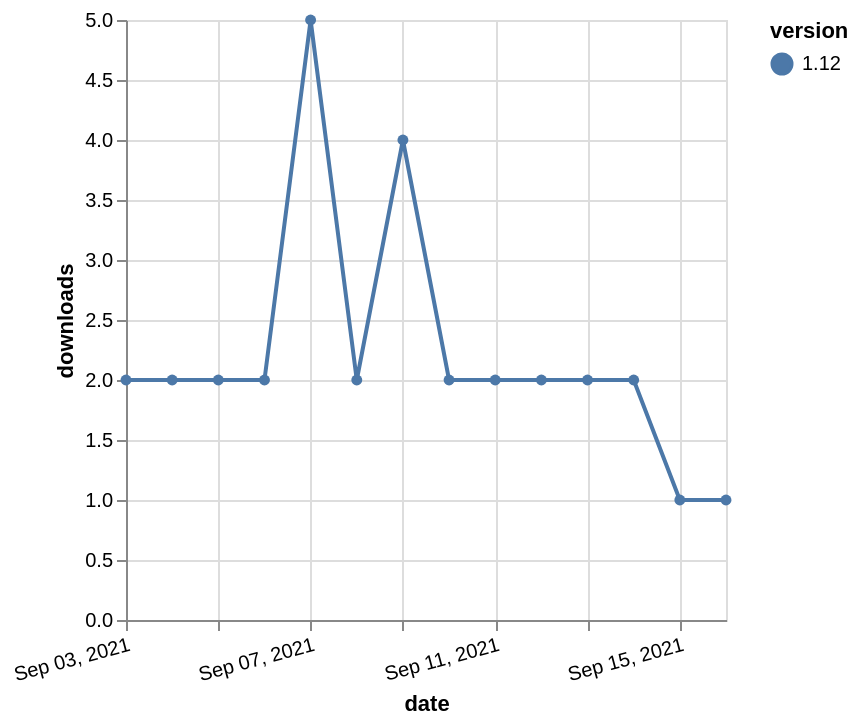

Source (Vega-Lite JSON):
### Vega-Lite specification from a JSON file in a GitHub repository (floating-point values rounded to 4 significant figures)
{"$schema": "https://vega.github.io/schema/vega-lite/v5.json", "description": "A simple bar chart with embedded data.", "data": {"values": [{"date": "2021-09-03", "total": 2284, "delta": 2, "version": "1.12"}, {"date": "2021-09-04", "total": 2286, "delta": 2, "version": "1.12"}, {"date": "2021-09-05", "total": 2288, "delta": 2, "version": "1.12"}, {"date": "2021-09-06", "total": 2290, "delta": 2, "version": "1.12"}, {"date": "2021-09-07", "total": 2295, "delta": 5, "version": "1.12"}, {"date": "2021-09-08", "total": 2297, "delta": 2, "version": "1.12"}, {"date": "2021-09-09", "total": 2301, "delta": 4, "version": "1.12"}, {"date": "2021-09-10", "total": 2303, "delta": 2, "version": "1.12"}, {"date": "2021-09-11", "total": 2305, "delta": 2, "version": "1.12"}, {"date": "2021-09-12", "total": 2307, "delta": 2, "version": "1.12"}, {"date": "2021-09-13", "total": 2309, "delta": 2, "version": "1.12"}, {"date": "2021-09-14", "total": 2311, "delta": 2, "version": "1.12"}, {"date": "2021-09-15", "total": 2312, "delta": 1, "version": "1.12"}, {"date": "2021-09-16", "total": 2313, "delta": 1, "version": "1.12"}]}, "width": "container", "mark": {"type": "line", "point": {"filled": true}}, "encoding": {"x": {"field": "date", "type": "temporal", "timeUnit": "yearmonthdate", "title": "date", "axis": {"labelAngle": -15}}, "y": {"field": "delta", "type": "quantitative", "title": "downloads"}, "color": {"field": "version", "type": "nominal"}, "tooltip": {"field": "delta"}}}
